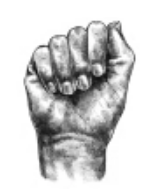
#> input picture Images/A_illustration.PNG, 151 x 189 px, given in place of the camera
$ jupyter execute --allow-errors 'Masked Sean.ipynb'
#> lines starting #> are read from the running program, lines starting #| are printed output that depends on the picture; after the words box and inside, x2 and y2 are one past the last pixel; in counts of white or black regions, pixels touching at a corner belong together
[cell 1]
import numpy as np
import cv2
from glob import glob
from matplotlib import pyplot as plt
import string
from ipypb import track

[cell 2]
min_area = 0.0005
max_area = 0.95

[cell 3]
base_path = 'Resources/sean_asl_train/'
alphabet = list(string.ascii_uppercase)
alphabet

[cell 4]
print(list(string.ascii_uppercase))

#> (a cell that did not finish here is left out)

#> (a cell that did not finish here is left out)

[cell 7]
cap = cv2.VideoCapture(0) # video capture source camera (Here webcam of laptop)


while(True):
    ret,frame = cap.read() # return a single frame in variable `frame`
#> frame is the input picture: shape (189, 151, 3); mean B, G, R 207.3, 207.3, 207.3
    if ret == True:
        gray = cv2.cvtColor(frame, cv2.COLOR_BGR2GRAY)
        edges = cv2.Canny(gray, threshold1=15, threshold2=150)
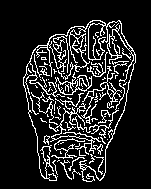
#> edges: shape (189, 151); 13.6% white in thin lines or dots, all inside (x1, y1, x2, y2) = (23, 20, 136, 182)
        edges = cv2.dilate(edges, None)
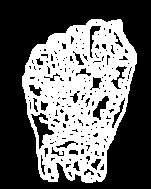
#> edges: shape (189, 151); 40.3% white; 1 white region, box (x1, y1, x2, y2) and area: (22, 19, 137, 183) 11492
        edges = cv2.erode(edges, None)
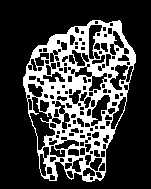
#> edges: shape (189, 151); 25% white; 1 white region
        contours,hierarchy = cv2.findContours(edges, cv2.RETR_TREE, cv2.CHAIN_APPROX_NONE)
#> contours = 165 contours, 55 with area under 20; largest, box (x1, y1, x2, y2) and area: (23, 20, 136, 182) 12974, (29, 96, 56, 151) 626, (90, 94, 111, 127) 317, (109, 64, 129, 91) 256, (88, 24, 103, 60) 253
        # Get the area of the image as a comparison
        image_area = frame.shape[0] * frame.shape[1]
#> image_area = 28539

        # calculate max and min areas in terms of pixels
        max_area = 0.95 * image_area
#> max_area = 27112
        min_area = 0.0005 * image_area
#> min_area = 14.27

        #im2 = cv2.drawContours(im, contours, -1, (0,0,0), 3)
        mask = np.zeros(edges.shape, dtype=np.uint8)
        # Go through and find relevant contours and apply to mask
        for contour in contours:
            # Instead of worrying about all the smaller contours, if the area is smaller than the min, the loop will break
            #print(cv2.contourArea(contour))
            if cv2.contourArea(contour) > min_area and cv2.contourArea(contour) < max_area:
                # Add contour to mask
                mask = cv2.fillConvexPoly(mask, contour, (255))
#> this loop made 165 passes
#> pass 1, `mask = cv2.fillConvexPoly(mask, contour, (255))`:
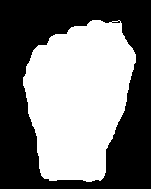
#> mask: shape (189, 151); 47% white; 1 white region, box (x1, y1, x2, y2) and area: (23, 20, 136, 182) 13410

        # use dilate, erode, and blur to smooth out the mask
        mask = cv2.dilate(mask, None, iterations=10)
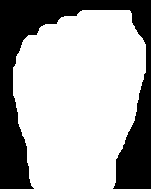
#> mask: shape (189, 151); 67.3% white; 1 black region, box (x1, y1, x2, y2) and area: (0, 0, 151, 189) 9330
        mask = cv2.erode(mask, None, iterations=10)
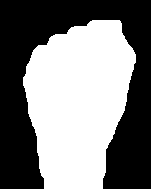
#> mask: shape (189, 151); 48.9% white; 1 white region, box (x1, y1, x2, y2) and area: (23, 20, 136, 189) 13959
        mask = cv2.GaussianBlur(mask, (21, 21), 0)
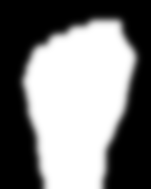
#> mask: shape (189, 151); min 0, max 255, mean 124.7
        cv2.imwrite('mask.jpg',mask)
        mask_stack = cv2.imread('mask.jpg')
#> mask_stack: shape (189, 151, 3); min 0, max 255, mean 124.7
        mask_stack = mask_stack.astype('float32') / 255.0
        frame = frame.astype('float32') / 255.0
        mask_color = (0.0,0.0,0.0)
        masked = (mask_stack * frame ) + ((1-mask_stack) * mask_color)
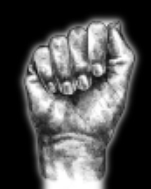
#> masked: shape (189, 151, 3) float64; mean B, G, R 0.311, 0.311, 0.311
        masked = (masked * 255).astype('uint8')
        cv2.imshow("Foreground", masked)
        if cv2.waitKey(60) & 0xFF == ord('y'): #save on pressing 'y'
#> (key Esc is pressed here)
            cv2.imwrite('c1.jpg',masked)
            break
    else:
        break
cv2.destroyAllWindows()
cap.release()

$ run again, on Images/L_illustration_example.png
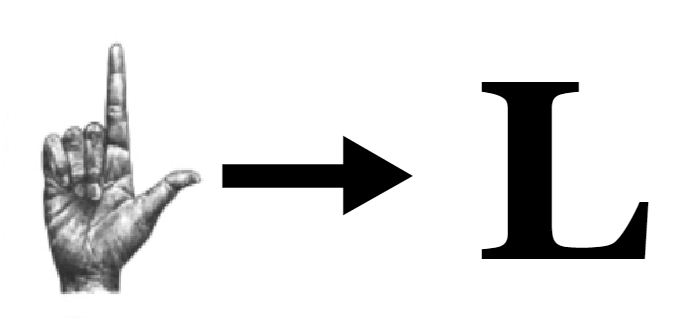
#> input picture Images/L_illustration_example.png, 683 x 322 px, given in place of the camera
#> frame is the input picture: shape (322, 683, 3); mean B, G, R 226.5, 226.5, 226.5
#> `edges = cv2.erode(edges, None)`:
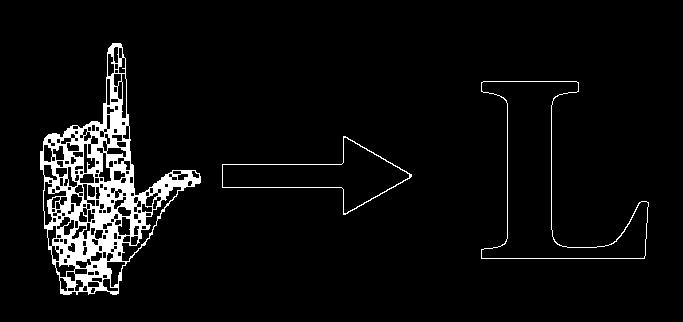
#> edges: shape (322, 683); 5.2% white; 3 white regions
#> contours = 204 contours, 66 with area under 20; largest, box (x1, y1, x2, y2) and area: (40, 43, 201, 295) 17464, (481, 81, 649, 259) 10851, (481, 81, 649, 259) 10803, (222, 136, 412, 215) 5569, (222, 137, 410, 214) 5484
#> `masked = (mask_stack * frame ) + ((1-mask_stack) * mask_color)`:
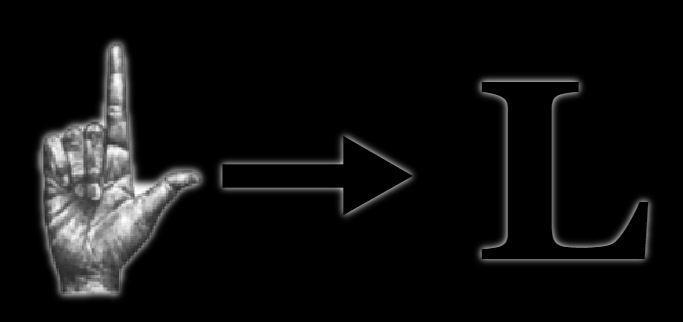
#> masked: shape (322, 683, 3) float64; mean B, G, R 0.057, 0.057, 0.057

$ run again, on Images/S_illustration_example.png
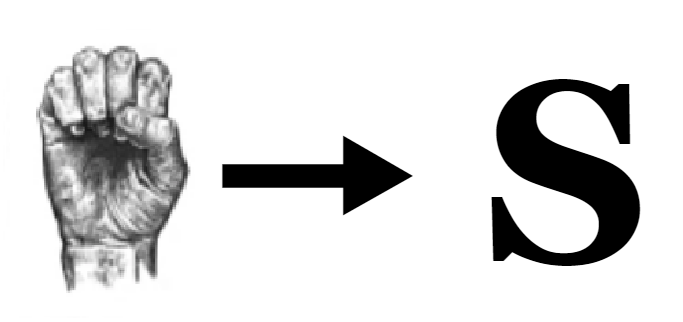
#> input picture Images/S_illustration_example.png, 683 x 322 px, given in place of the camera
#> frame is the input picture: shape (322, 683, 3); mean B, G, R 219, 219, 219
#> `edges = cv2.erode(edges, None)`:
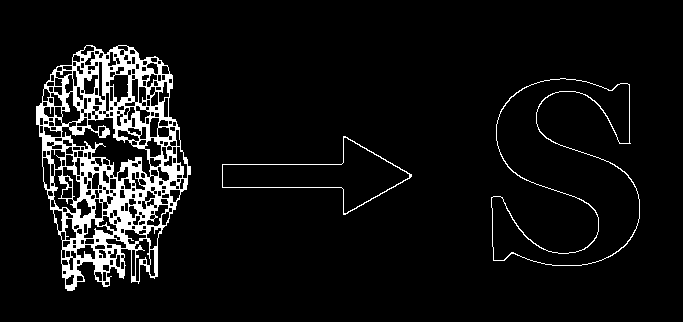
#> edges: shape (322, 683); 6.9% white; 3 white regions
#> contours = 317 contours, 91 with area under 20; largest, box (x1, y1, x2, y2) and area: (36, 45, 191, 291) 27024, (491, 78, 640, 266) 14194, (491, 78, 640, 266) 13972, (222, 136, 412, 215) 5569, (222, 137, 410, 214) 5484
#> `masked = (mask_stack * frame ) + ((1-mask_stack) * mask_color)`:
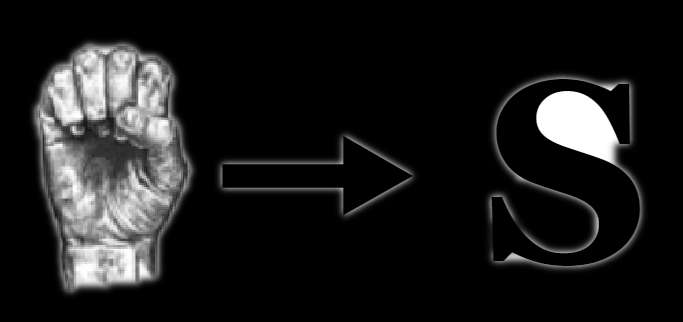
#> masked: shape (322, 683, 3) float64; mean B, G, R 0.107, 0.107, 0.107
